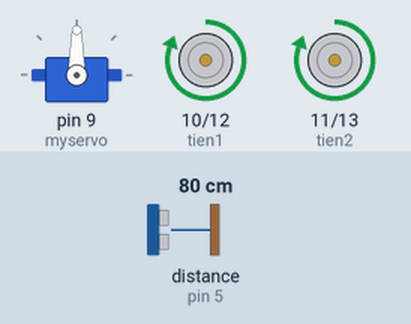
A sketch run on a simulated Arduino Uno, built with avr-gcc and run on an emulated ATmega328P. On the bench: servo, motor-driver pin pairs drawn as motors (green arrow = first pin HIGH = forward, orange = second pin HIGH = backward, longer = more drive). Wiring (inferred from the names in the program): ultrasonic range finder: trigger pin 6; echo pin 5. Inputs (shaded band) come from the test bench; at power-on: distance to the obstacle (sensor on pin 5) 80 cm. The echo pulse lasts 58.3 µs per cm.

Above: at 1.7 s.
1.8 s: distance to the obstacle (sensor on pin 5) set to 18 cm
3.3 s: distance to the obstacle (sensor on pin 5) set to 15 cm
At 4.1 s:
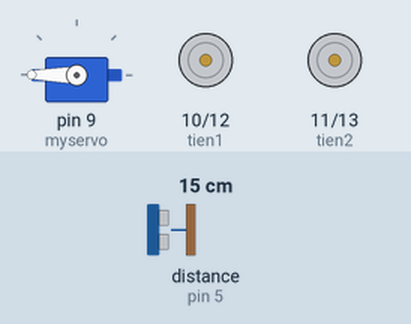
6.3 s: distance to the obstacle (sensor on pin 5) set to 35 cm
At 6.9 s:
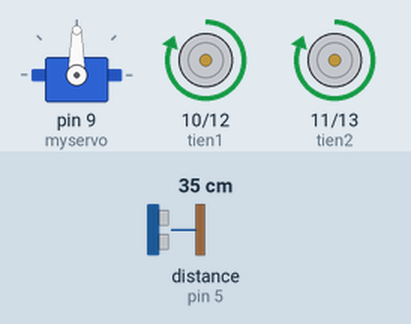
7.8 s: distance to the obstacle (sensor on pin 5) set to 2 cm
At 9.6 s:
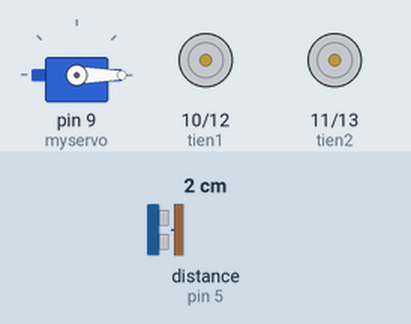
Timing chart, 0 to 11.8 s (numbered marks = the images above; inputs shaded):
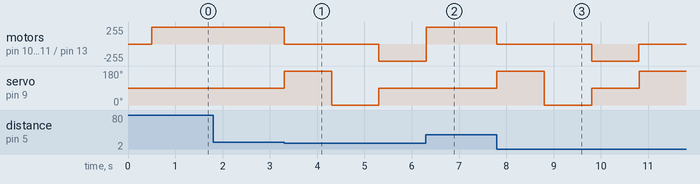

Measured:
- the behaviour switches between 17 and 16 cm on distance to the obstacle (sensor on pin 5) (found by bisection; images 0 and 1)
- after the input at 1.8 s, every drawn part: stays the same
- after the input at 3.3 s, motor on pin 10 (tien1) / pin 12 (lui1), motor on pin 11 (tien2) / pin 13 (lui2): forward 255/255 → stopped at once, → backward 255/255 2.0 s later; servo on pin 9 (myservo): 90° → 180° at once, → 0° 1.0 s later, → 90° 1.0 s later
- after the input at 6.3 s, motor on pin 10 (tien1) / pin 12 (lui1), motor on pin 11 (tien2) / pin 13 (lui2): backward 255/255 → forward 255/255 at once; servo on pin 9 (myservo): stays 90° (without the input it goes to 180° after 0.01 s)
- after the input at 7.8 s, motor on pin 10 (tien1) / pin 12 (lui1), motor on pin 11 (tien2) / pin 13 (lui2): forward 255/255 → stopped at once, → backward 255/255 2.0 s later, → stopped 1.0 s later; servo on pin 9 (myservo): 90° → 180° at once, → 0° 1.0 s later, → 90° 1.0 s later, → 180° 1.0 s later

The sketch:

Floor_Cleaning.ino
```cpp
#include <Servo.h>
Servo myservo;  // create servo object to control a servo
int pos = 0;    // variable to store the servo position


const int trig = 6;
const int echo = 5;
int tien1 = 10;
int tien2 = 11;
int lui1 = 12;
int lui2 = 13;
int dongcoservo = 9;

int gioihan = 15;
int i;
int x = 0;
unsigned long thoigian;
int khoangcach;
int khoangcachtrai, khoangcachphai;
int maxspeed=30;

void dokhoangcach();
void dithang(int duongdi);
void disangtrai();
void disangphai();
void dilui();
void resetdongco();
void quaycbsangphai();
void quaycbsangtrai();
void setup() {
  // put your setup code here, to run once:
  myservo.attach(9);
  pinMode(trig, OUTPUT);
  pinMode(echo, INPUT);

  pinMode(tien1, OUTPUT);
  pinMode(tien2, OUTPUT);
  pinMode(lui1, OUTPUT);
  pinMode(lui2, OUTPUT);
  digitalWrite(tien1, LOW);
  digitalWrite(tien2, LOW);
  digitalWrite(lui1, LOW);
  digitalWrite(lui1, LOW);
  myservo.write(90);
  delay(500);


}

void loop()
{
  khoangcach = 0;
  dokhoangcach();
  if (khoangcach > gioihan || khoangcach == 0)
  {
      dithang();
  }
  else
  {
    resetdongco();
    quaycbsangtrai();
    dokhoangcach();
    khoangcachtrai = khoangcach;
    quaycbsangphai();
    dokhoangcach();
    khoangcachphai = khoangcach;
    if (khoangcachphai < 30 && khoangcachtrai < 30) {
      dilui();
    }
    else
    {
      if (khoangcachphai >= khoangcachtrai)
      {
        disangphai();
        delay(500);
      }
      if (khoangcachphai < khoangcachtrai)
      {
        disangtrai();
        delay(500);
      }
    }
  }

}
void dithang()
{

  digitalWrite(tien1, HIGH);
  digitalWrite(tien2, HIGH);


}

void disangphai()
{
  resetdongco();
  digitalWrite(lui1, HIGH);
  delay(900);
  digitalWrite(lui1, LOW);


}
void disangtrai()
{
  resetdongco();
  digitalWrite(lui2, HIGH);
  delay(900);
  digitalWrite(lui2, LOW);

}

void dilui()
{
  resetdongco();
  for (i = 0; i < 20; i++)
  digitalWrite(lui1, HIGH);
  digitalWrite(lui2, HIGH);
  delay(1000);


  digitalWrite(lui1, LOW);
  digitalWrite(lui2, LOW);
}

void resetdongco()
{
  digitalWrite(tien1, LOW);
  digitalWrite(tien2, LOW);
  digitalWrite(lui1, LOW);
  digitalWrite(lui2, LOW);
}

void dokhoangcach()
{

  digitalWrite(trig, LOW);
  delayMicroseconds(2);
  digitalWrite(trig, HIGH);
  delayMicroseconds(10);
  digitalWrite(trig, LOW);


  // Đo độ rộng xung HIGH ở chân echo.
  thoigian = pulseIn(echo, HIGH);

  khoangcach = thoigian / 2 / 29.412;

}


void quaycbsangtrai()
{
  myservo.write(180);              // tell servo to go to position in variable 'pos'
  delay(1000);
  dokhoangcach();
  myservo.write(90);              // tell servo to go to position in variable 'pos'
}
void quaycbsangphai()
{
  myservo.write(0);              // tell servo to go to position in variable 'pos'
  delay(1000);
  dokhoangcach();
  myservo.write(90);              // tell servo to go to position in variable 'pos'
}
void resetservo()
{
  myservo.write(90);
}
```
